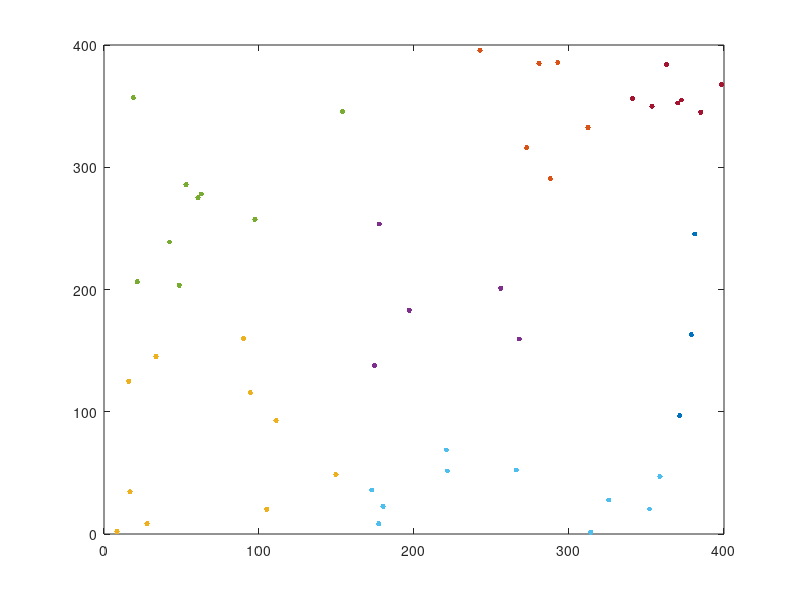

This figure's MATLAB source: (Note: this script raises an error after producing the figure.)
%%%%%%%%%%%
%The UAV coverage radius is R_m = 100m
%The area is 100*100m
clear;clc;
lengthOfArea =400;
R_m = 100;
n_users = 50;
users_dist = rand(n_users,2) * lengthOfArea; % The coordinate of every user
min_users_inaUAV = 5;
max_users_in_aUAV = 10;
power_Trans = 30;
R_cov_all = 0;
iteration = 10;
rate = zeros(iteration,1);
%plot(users_dist(:,1),users_dist(:,2)3'r*');
%%%%%%%%%%%%%%%%%%%%%%%%%%%%%%%%%%%%%%%%%%%%%%%%
%===================Kmeans===========


for iter = 1:1%%%%%iteration
%%%%%%% Kmeans tryting
 for k_cluster = 3:20;
    height_all = zeros(k_cluster,1);
[k_index,k_center] = kmeans(users_dist,k_cluster);
for k = 1:k_cluster
%plot the original location of each user%
plot(users_dist(k_index==k,1),users_dist(k_index==k,2),'.','MarkerSize',12);hold on
end

%===================================
%%%%%%%%%%%%%%%%%%%
%----------In order to avoid too much overlapped area, I modify Kmeans by
%-----------------selecting the centroid from the middle of farthest users in
%-----------------one cluster
%%%%%%%%%%%%%%%%%%%%%%%%%%%%%%%%%%%%%
%=========find the farthest distance in one cluster
max_k_all = [];
k_means_center = [];
rate = [];
users_data=[];
for k_k = 1:k_cluster
    max_all = [];
    users_in_acluster = zeros(length(users_dist(k_index==k_k,:)),2);
    users_in_acluster = users_dist(k_index==k_k,:);
   for user_index = 1:size(users_in_acluster,1)
       [max_dista, max_index]= max((users_in_acluster(user_index,1) - users_in_acluster(:,1)).^2+(users_in_acluster(user_index,2) - users_in_acluster(:,2)).^2);
       max_all = [max_all;[sqrt(max_dista), user_index, max_index]];
   end
       [max_k,max_index]= max(max_all(:,1));      
       max_index_in_acluster = max_all(max_index,2:3);
       coor_center = sum(users_in_acluster(max_index_in_acluster,:),1)/2;
       radiusOfCenter = norm(users_in_acluster(max_index_in_acluster(1),:)-users_in_acluster(max_index_in_acluster(2),:))/2;
       k_means_center = [k_means_center; coor_center radiusOfCenter];%store the locations and radius of each cluster 
end
%---------------------------------The locations of clusters have been fixed----------------------
%%%%%%%%%%%%%%%%%%%%%%%%%%%%%%%%%%%%%%%%%
%------------------The overlapped area---------------------------------
all_overlap_area = 0;
all_area = 0;
for k = 1:length(k_means_center)-1
        for k_left = k+1:length(k_means_center)
        radius_two_cluster = sqrt(sum((k_means_center(k,1:2)-k_means_center(k_left,1:2)).^2));
            if radius_two_cluster < (k_means_center(k,3)+k_means_center(k_left,3))
                r_1 = k_means_center(k,3); r_2 = k_means_center(k_left,3); D = radius_two_cluster;
                theta_1 = acos((r_1^2+D^2-r_2^2)/(2*r_1*D));
                theta_2 = acos((r_2^2+D^2-r_1^2)/(2*r_2*D));
                overlap_area = theta_1*r_1^2 + theta_2*r_2^2-r_1*D*sin(theta_1);
                all_overlap_area = all_overlap_area+overlap_area;
            end
        end
end
%---------------------------------------------------------------------
r_distance = zeros(length(users_dist),length(k_means_center));
users_sum = 0;
%%%%%%%%%%%%%%%%%%%%%%
%--------Cell breathing to constrain the number of users. I have close this
%function.
for k = 1:length(k_means_center)
    users_in_cluster = [];
    for k_users = 1: length(users_dist)
        r_distance(k_users,k) = norm(users_dist(k_users,:)-k_means_center(k,1:2));
       if r_distance(k_users,k)<k_means_center(k,3)
           users_in_cluster = [users_in_cluster;r_distance(k_users,k), users_dist(k_users,:)];
       end
    end
    %--------------cell breathing
%     if length(users_in_cluster)>= max_users_in_aUAV 
%        [~,dis_label] = sort(r_distance(:,k));
%        k_means_center(k,3) = r_distance(dis_label(max_users_in_aUAV),k);
%     end
    users_sum = users_sum + sum(r_distance(:,k)<=k_means_center(k,3));
end
%--------------This function has been closed.
%%%%%%%%%%%%%%%%%%%%%%


%%%%%%%%%%%%%%%%%%%%%%%%%%%%%%%%%%%%%
%-----------------------------------------------------------
%Check the constraint of Kmeans. 
%If true, plot the centroids. If not, increase cluster numbers
R_cov=users_sum/n_users;
if R_cov>0.8 && sum(k_means_center(:,3)<R_m)==k_cluster
    for k_each = 1:k_cluster
        [pathloss, height] = solveForNumuerialReusult(k_means_center(k_each,3));%%Solve the optimal height and pathloss.
        height_all(k_each) = height;
    end
    for k_circle = 1 : k_cluster
         circle(k_means_center(k_circle,1),k_means_center(k_circle,2),k_means_center(k_circle,3));
         plot(k_means_center(k_circle,1),k_means_center(k_circle,2),'*','MarkerSize',16)
            users_final_self = users_dist(k_index==k_circle,:);
            users_final_other = users_dist(k_index~=k_circle,:);
             for k_in_cluster = 1:size(users_final_self,1)
              R =  norm(users_final_self(k_in_cluster,:) - k_means_center(k_circle,1:2)); 
              pl_self = Main_Kmeans_SINR(R,height);
              interf = 0;
              pl_else_collect = [];
                for k_else = 1:size(k_means_center,1) %%%%%Calculate the interference from other centroid
                    if k_else ~= k_circle
                       R_other =  norm(users_final_self(k_in_cluster,:) - k_means_center(k_else,1:2));
                       pl = Main_Kmeans_SINR(R_other,height_all(k_else));
                       interf = interf + 10^((power_Trans - pl)/10); %%%interference
                     %  pl_else_collect = [pl_else_collect pl];
                    end
                end
              signal = power_Trans - pl_self;   %%signal
              inter_dB = 10*log10(interf+10^(-8));
           %   users_data = [users_data;k_circle pl_self pl_else_collect];
              rate = [rate (signal-inter_dB)];
              text(users_final_self(k_in_cluster,1),users_final_self(k_in_cluster,2)+10,{['(' num2str(signal) ',' num2str(inter_dB) ')' ] ,'\downarrow'},'FontSize',10,'FontWeight','bold');
             end           
    end
    break         
end

% all_area = sum(pi*k_means_center(:,3).^2);
% rate_overlap = all_overlap_area/all_area;
% if rate_overlap < 0.1 && sum(k_means_center(:,3)<R_m)==k_cluster
%     for k_circle = 1 : k_cluster
%          circle(k_means_center(k_circle,1),k_means_center(k_circle,2),k_means_center(k_circle,3));
%          plot(k_means_center(k_circle,1),k_means_center(k_circle,2),'*','MarkerSize',16)
%     end
%     break
% end

 end
%rate(iter) = rate(iter)/k_cluster;
end
figure;plot(rate,'*')
